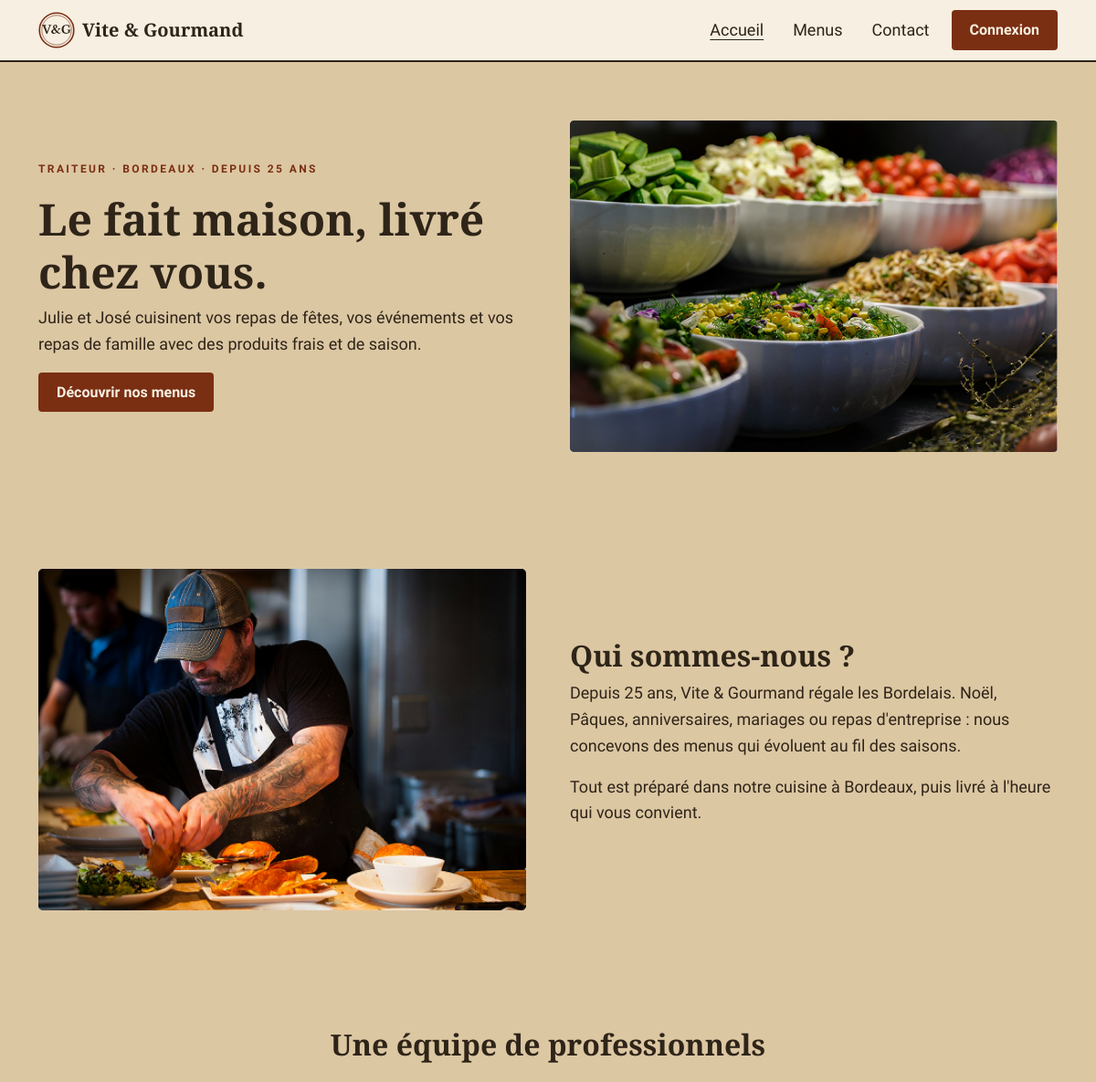
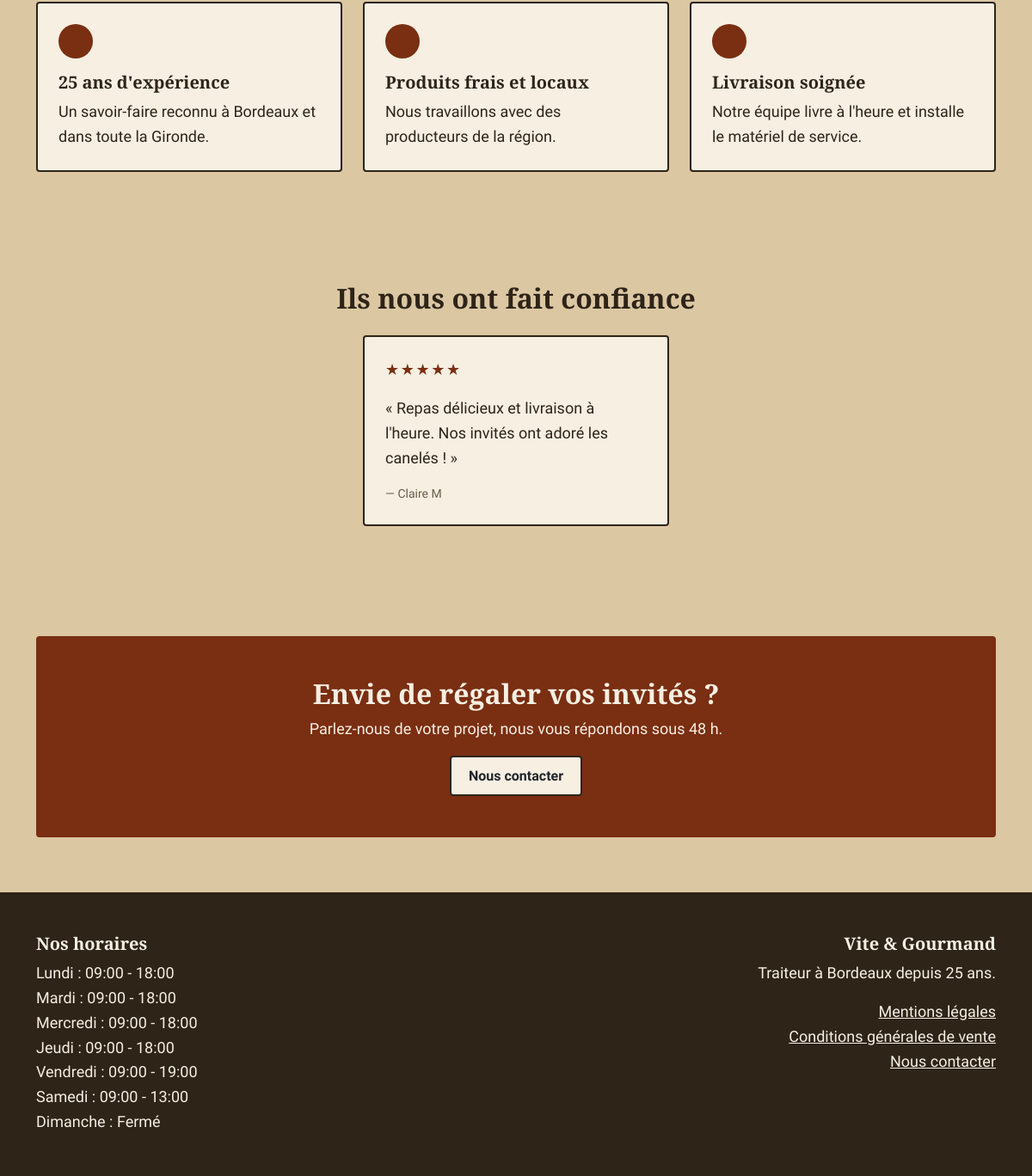
The page / on the database its author committed (2 pictures, top to bottom).
### tables this page shows
CREATE TABLE avis (
  avis_id        INT AUTO_INCREMENT PRIMARY KEY,
  note           TINYINT  NOT NULL,
  commentaire    TEXT     NOT NULL,
  statut         ENUM('en_attente','valide','refuse') NOT NULL DEFAULT 'en_attente',
  date_creation  DATETIME NOT NULL DEFAULT CURRENT_TIMESTAMP,
  utilisateur_id INT      NOT NULL,
  commande_id    INT      NOT NULL UNIQUE,    
  CONSTRAINT chk_avis_note CHECK (note BETWEEN 1 AND 5),
  CONSTRAINT fk_avis_utilisateur FOREIGN KEY (utilisateur_id) REFERENCES utilisateur(utilisateur_id),
  CONSTRAINT fk_avis_commande    FOREIGN KEY (commande_id)    REFERENCES commande(commande_id) ON DELETE CASCADE
);

CREATE TABLE utilisateur (
  utilisateur_id   INT AUTO_INCREMENT PRIMARY KEY,
  nom              VARCHAR(50)  NULL,
  prenom           VARCHAR(50)  NULL,
  email            VARCHAR(255) NOT NULL UNIQUE,
  password         VARCHAR(255) NOT NULL,
  telephone        VARCHAR(20)  NULL,
  adresse_postale  VARCHAR(255) NULL,
  code_postal      VARCHAR(10)  NULL,
  ville            VARCHAR(100) NULL,
  pays             VARCHAR(50)  NOT NULL DEFAULT 'France',
  actif            TINYINT(1)   NOT NULL DEFAULT 1,
  reset_token_hash CHAR(64)     NULL,
  reset_expiration DATETIME     NULL,
  date_creation    DATETIME     NOT NULL DEFAULT CURRENT_TIMESTAMP,
  role_id          INT          NOT NULL,
  CONSTRAINT fk_utilisateur_role FOREIGN KEY (role_id) REFERENCES role(role_id)
);

CREATE TABLE horaire (
  horaire_id      INT AUTO_INCREMENT PRIMARY KEY,
  jour            VARCHAR(10) NOT NULL UNIQUE,
  heure_ouverture TIME NULL,    
  heure_fermeture TIME NULL
);

### src/Core/View.php (called while the page is built, shortened)
<?php
class View
{
    public static function render(string $vue, array $donnees = []): void
    {
        extract($donnees);
        require dirname(__DIR__, 2) . '/views/' . $vue . '.php';
        $contenu = ob_get_clean();
        $horaires = Horaire::tous();
        require dirname(__DIR__, 2) . '/views/layout.php';
    }
}

### src/Controllers/HomeController.php (called while the page is built, shortened)
<?php
class HomeController
{
    public function index(): void
    {
        View::render('accueil', [
            'titre' => 'Accueil',
            'avis' => Avis::valides(3),
        ]);
    }
}

### src/Core/Router.php (called while the page is built, shortened)
<?php
class Router
{
    private array $routes = ['GET' => [], 'POST' => []];
    public function get(string $chemin, array $action): void
    {
        $this->routes['GET'][$chemin] = $action;
    }
    public function post(string $chemin, array $action): void
    {
        $this->routes['POST'][$chemin] = $action;
    }
    public function dispatch(string $uri, string $methode): void
    {
        $chemin = parse_url($uri, PHP_URL_PATH) ?: '/';
        $action = $this->routes[$methode][$chemin] ?? null;
        [$classe, $methodeControleur] = $action;
        (new $classe())->$methodeControleur();
    }
}

### public/index.php (called while the page is built, shortened)
<?php
$router = new Router();
$router->get('/', [HomeController::class, 'index']);
$router->get('/menus', [MenuController::class, 'index']);
$router->get('/mentions-legales', [PageController::class, 'mentionsLegales']);
$router->get('/cgv', [PageController::class, 'cgv']);
$router->get('/contact', [ContactController::class, 'formulaire']);
$router->post('/contact', [ContactController::class, 'envoyer']);
$router->get('/api/menus', [MenuController::class, 'api']);
$router->get('/menu', [MenuController::class, 'detail']);
$router->get('/inscription', [AuthController::class, 'inscription']);
$router->post('/inscription', [AuthController::class, 'inscrire']);
$router->get('/connexion', [AuthController::class, 'connexion']);
$router->post('/connexion', [AuthController::class, 'connecter']);
$router->post('/deconnexion', [AuthController::class, 'deconnecter']);
$router->get('/mot-de-passe-oublie', [AuthController::class, 'motDePasseOublie']);
$router->post('/mot-de-passe-oublie', [AuthController::class, 'envoyerLien']);
$router->get('/reinitialiser', [AuthController::class, 'reinitialisation']);
$router->post('/reinitialiser', [AuthController::class, 'reinitialiser']);
$router->get('/commande', [CommandeController::class, 'formulaire']);
$router->post('/commande', [CommandeController::class, 'verifier']);
$router->get('/commande/recapitulatif', [CommandeController::class, 'recapitulatif']);
$router->post('/commande/confirmer', [CommandeController::class, 'confirmer']);
$router->get('/mon-compte/commandes', [CommandeController::class, 'mesCommandes']);
$router->get('/mon-compte/commande', [CommandeController::class, 'suivi']);
$router->get('/mon-compte/commande/modifier', [CommandeController::class, 'modifier']);
$router->post('/mon-compte/commande/annuler', [CommandeController::class, 'annuler']);
$router->post('/mon-compte/avis', [AvisController::class, 'deposer']);
$router->get('/mon-compte/profil', [ProfilController::class, 'afficher']);
$router->post('/mon-compte/profil', [ProfilController::class, 'enregistrer']);
$router->dispatch($_SERVER['REQUEST_URI'], $_SERVER['REQUEST_METHOD']);

### src/Core/Database.php (called while the page is built, shortened)
<?php
class Database
{
    private static ?PDO $pdo = null;
    public static function get(): PDO
    {
        if (self::$pdo === null) {
            $dsn = sprintf(
                'mysql:host=%s;dbname=%s;charset=utf8mb4',
                $_ENV['DB_HOST'],
                $_ENV['DB_NAME']
            );
            self::$pdo = new PDO($dsn, $_ENV['DB_USER'], $_ENV['DB_PASS'], [
                PDO::ATTR_ERRMODE            => PDO::ERRMODE_EXCEPTION,
                PDO::ATTR_DEFAULT_FETCH_MODE => PDO::FETCH_ASSOC,
                PDO::ATTR_EMULATE_PREPARES   => false,
                PDO::MYSQL_ATTR_INIT_COMMAND => "SET sql_mode = 'STRICT_ALL_TABLES'",
            ]);
        }
        return self::$pdo;
    }
}

### src/Models/Avis.php (called while the page is built, shortened)
<?php
class Avis
{
    public static function valides(int $limite = 3): array
    {
        $requete = Database::get()->prepare(
            "SELECT a.note, a.commentaire, u.prenom, u.nom
            FROM avis a
            JOIN utilisateur u on u.utilisateur_id = a.utilisateur_id
            WHERE a.statut = 'valide'
            ORDER BY a.date_creation DESC
            LIMIT :limite"
        );
        $requete->bindValue(':limite', $limite, PDO::PARAM_INT);
        $requete->execute();
        return $requete->fetchAll();
    }
}

### src/Core/helpers.php (called while the page is built, shortened)
<?php
function e(?string $valeur): string
{
    return htmlspecialchars($valeur ?? '', ENT_QUOTES, 'UTF-8');
}
function utilisateur(): ?array
{
    return $_SESSION['utilisateur'] ?? null;
}

### src/Models/Horaire.php (called while the page is built, shortened)
<?php
class Horaire
{
    public static function tous(): array
    {
        return Database::get()
            ->query('SELECT jour, heure_ouverture, heure_fermeture FROM horaire ORDER BY horaire_id')
            ->fetchAll();
    }
}

### views/layout.php (the view, shortened to what this page needs)
<?php
$chemin = parse_url($_SERVER['REQUEST_URI'], PHP_URL_PATH);
?>
<!DOCTYPE html>
<html lang="fr">
<head>
    <link href="https://cdn.jsdelivr.net/npm/bootstrap@5.3.3/dist/css/bootstrap.min.css" rel="stylesheet">
    <link href="/assets/css/style.css" rel="stylesheet">
</head>
<body class="d-flex flex-column min-vh-100">
<header class="entete">
    <nav class="navbar navbar-expand-md" aria-label="Navigation principale">
        <div class="container">
            <a class="navbar-brand marque" href="/">
                <img src="/assets/img/logo.svg" alt="" width="40" height="40">
                Vite &amp; Gourmand
            </a>
            <div class="collapse navbar-collapse justify-content-end" id="menuPrincipal">
                <ul class="navbar-nav align-items-md-center gap-md-3">
                    <li class="nav-item">
                        <a class="nav-link" href="/" <?= $chemin === '/' ? 'aria-current="page"' : '' ?>>Accueil</a>
                    </li>
                    <li class="nav-item">
                        <a class="nav-link" href="/menus" <?= str_starts_with($chemin, '/menu') ? 'aria-current="page"' : '' ?>>Menus</a>
                    </li>
                    <li class="nav-item">
                        <a class="nav-link" href="/contact" <?= $chemin === '/contact' ? 'aria-current="page"' : '' ?>>Contact</a>
                    </li>
                    <?php if (utilisateur()): ?>
                        <li class="nav-item">
                            <a class="nav-link" href="/mon-compte/commandes" <?= str_starts_with($chemin, '/mon-compte/commande') ? 'aria-current="page"' : '' ?>>Mes commandes </a>
                        </li>
                        <li class="nav-item">
                            <a class="nav-link" href="/mon-compte/profil" <?= $chemin === '/mon-compte/profil' ? 'aria-current="page"' : '' ?>>
                                Mon profil<span class="visually-hidden"> (<?= e(utilisateur()['prenom']) ?>)</span>
                            </a>
                        </li>
                        <li class="nav-item">
                            <form method="post" action="/deconnexion">
                                <?= csrf_champ() ?>
                                <button class="btn btn-brique" type="submit">Déconnexion</button>
                            </form>
                        </li>
                    <?php else: ?>
                        <li class="nav-item">
                            <a class="btn btn-brique" href="/connexion">Connexion</a>
                        </li>
                    <?php endif; ?>
                </ul>
            </div>
        </div>
    </nav>
</header>
<main id="contenu" class="flex-grow-1">
        <?= $contenu ?>
</main>
<footer class="pied">
    <div class="container">
        <div class="row g-4">
            <div class="col-md-6">
                <h2>Nos horaires</h2>
                <ul class="list-unstyled mb-0">
                    <?php foreach ($horaires as $horaire): ?>
                        <li>
                            <?= e($horaire['jour']) ?> :
                            <?php if ($horaire['heure_ouverture'] === null): ?>
                                Fermé
                            <?php else: ?>
                                <?= e(substr($horaire['heure_ouverture'], 0, 5)) ?> - <?= e(substr($horaire['heure_fermeture'], 0, 5)) ?>
                                <?php endif; ?>
                        </li>
                    <?php endforeach; ?>
                </ul>
            </div>
            <div class="col-md-6 text-md-end">
                <h2>Vite &amp; Gourmand</h2>
                <p>Traiteur à Bordeaux depuis 25 ans.</p>
                <ul class="list-unstyled">
                    <li><a href="/mentions-legales">Mentions légales</a></li>
                    <li><a href="/cgv">Conditions générales de vente</a></li>
                    <li><a href="/contact">Nous contacter</a></li>
                </ul>
            </div>
        </div>
    </div>
</footer>
</body>
</html>

### views/accueil.php (shortened to what this page needs)
<section class="section">
    <div class="container">
        <div class="row align-items-center g-5">
            <div class="col-md-6">
                <p class="surtitre">Traiteur · Bordeaux · Depuis 25 ans</p>
                <h1>Le fait maison, livré chez vous.</h1>
                <p>Julie et José cuisinent vos repas de fêtes, vos événements et vos repas de famille avec des produits frais et de saison.</p>
                <a class="btn btn-brique" href="/menus">Découvrir nos menus</a>
            </div>
            <div class="col-md-6">
                <img class="photo" src="/assets/img/hero.jpg" alt="Buffet de salades composées servies dans des saladiers" width="588" height="400">
            </div>
        </div>
    </div>
</section>
<section class="section">
    <div class="container">
        <div class="row align-items-center g-5">
            <div class="col-md-6">
                <img class="photo" src="/assets/img/cuisine.jpg" alt="Un cuisinier dresse des assiettes en cuisine" width="486" height="340">
            </div>
            <div class="col-md-6">
                <h2>Qui sommes-nous ?</h2>
                <p>Depuis 25 ans, Vite &amp; Gourmand régale les Bordelais. Noël, Pâques, anniversaires, mariages ou repas d'entreprise : nous concevons des menus qui évoluent au fil des saisons.</p>
                <p>Tout est préparé dans notre cuisine à Bordeaux, puis livré à l'heure qui vous convient.</p>
            </div>
        </div>
    </div>
</section>
<section class="section">
    <div class="container">
        <h2 class="text-center mb-4">Une équipe de professionnels</h2>
        <div class="row g-4">
            <div class="col-md-4">
                <div class="carte">
                    <div class="pastille" aria-hidden="true"></div>
                    <h3>25 ans d'expérience</h3>
                    <p class="mb-0">Un savoir-faire reconnu à Bordeaux et dans toute la Gironde.</p>
                </div>
            </div>
            <div class="col-md-4">
                <div class="carte">
                    <div class="pastille" aria-hidden="true"></div>
                    <h3>Produits frais et locaux</h3>
                    <p class="mb-0">Nous travaillons avec des producteurs de la région.</p>
                </div>
            </div>
            <div class="col-md-4">
                <div class="carte">
                    <div class="pastille" aria-hidden="true"></div>
                    <h3>Livraison soignée</h3>
                    <p class="mb-0">Notre équipe livre à l'heure et installe le matériel de service.</p>
                </div>
            </div>
        </div>
    </div>
</section>
<?php if ($avis): ?>
    <section class="section">
        <div class="container">
            <h2 class="text-center mb-4">Ils nous ont fait confiance</h2>
            <div class="row g-4 justify-content-center">
                <?php foreach ($avis as $unAvis): ?>
                    <div class="col-md-4">
                        <figure class="carte mb-0">
                            <p class="etoiles">
                                <span aria-hidden="true"><?= str_repeat('★', (int) $unAvis['note']) . str_repeat('☆', 5 - (int) $unAvis['note']) ?></span>
                            </p>
                            <blockquote>
                                <p>« <?= e($unAvis['commentaire']) ?> »</p>
                            </blockquote>
                            <figcaption class="signature">
                                — <?= e($unAvis['prenom']) ?> <?= e(mb_substr($unAvis['nom'] ?? '', 0, 1)) ?>
                            </figcaption>
                        </figure>
                    </div>
                <?php endforeach; ?>
            </div>
        </div>
    </section>
    <?php endif; ?>
<section class="section">
    <div class="container">
        <div class="bandeau text-center">
            <h2>Envie de régaler vos invités ?</h2>
            <p>Parlez-nous de votre projet, nous vous répondons sous 48 h.</p>
            <a class="btn btn-papier" href="/contact">Nous contacter</a>
        </div>
    </div>
</section>

### rows shown on the page
avis: note "★★★★★", commentaire "Repas délicieux et livraison à l'heure. Nos invités ont adoré les canelés !", utilisateur.prenom "Claire", utilisateur.nom "M"
horaire: jour "Lundi", heure_ouverture "09:00", heure_fermeture "18:00"
horaire: jour "Mardi", heure_ouverture "09:00", heure_fermeture "18:00"
horaire: jour "Mercredi", heure_ouverture "09:00", heure_fermeture "18:00"
horaire: jour "Jeudi", heure_ouverture "09:00", heure_fermeture "18:00"
horaire: jour "Vendredi", heure_ouverture "09:00", heure_fermeture "19:00"
horaire: jour "Samedi", heure_ouverture "09:00", heure_fermeture "13:00"
horaire: jour "Dimanche", shows "Fermé"
